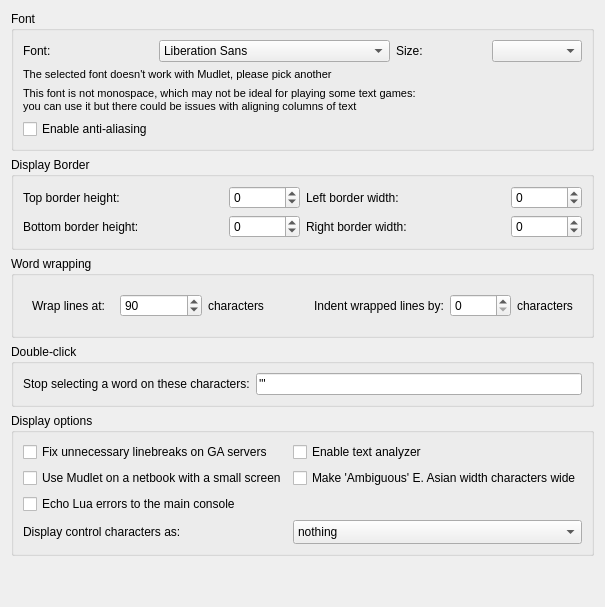
     <widget class="QWidget" name="tab_display">
      <property name="sizePolicy">
       <sizepolicy hsizetype="Expanding" vsizetype="Expanding">
        <horstretch>0</horstretch>
        <verstretch>0</verstretch>
       </sizepolicy>
      </property>
      <attribute name="title">
       <string>Main display</string>
      </attribute>
      <layout class="QVBoxLayout" name="vBoxLayout_tab_display">
       <item>
        <widget class="QGroupBox" name="groupBox_font">
         <property name="sizePolicy">
          <sizepolicy hsizetype="Preferred" vsizetype="Preferred">
           <horstretch>0</horstretch>
           <verstretch>0</verstretch>
          </sizepolicy>
         </property>
         <property name="title">
          <string>Font</string>
         </property>
         <layout class="QGridLayout" name="gridLayout_groupBox_font">
          <item row="0" column="0">
           <widget class="QLabel" name="label_30">
            <property name="text">
             <string>Font:</string>
            </property>
           </widget>
          </item>
          <item row="0" column="1">
           <widget class="QFontComboBox" name="fontComboBox">
            <property name="sizePolicy">
             <sizepolicy hsizetype="Preferred" vsizetype="Fixed">
              <horstretch>0</horstretch>
              <verstretch>0</verstretch>
             </sizepolicy>
            </property>
            <property name="editable">
             <bool>false</bool>
            </property>
            <property name="maxVisibleItems">
             <number>20</number>
            </property>
           </widget>
          </item>
          <item row="0" column="2">
           <widget class="QLabel" name="label_35">
            <property name="text">
             <string>Size:</string>
            </property>
           </widget>
          </item>
          <item row="0" column="3">
           <widget class="QComboBox" name="fontSize"/>
          </item>
          <item row="1" column="0" colspan="2">
           <widget class="QLabel" name="label_invalidFontError">
            <property name="font">
             <font>
              <pointsize>8</pointsize>
             </font>
            </property>
            <property name="text">
             <string>The selected font doesn't work with Mudlet, please pick another</string>
            </property>
           </widget>
          </item>
          <item row="2" column="0" colspan="4">
           <widget class="QLabel" name="label_variableWidthFontWarning">
            <property name="font">
             <font>
              <pointsize>8</pointsize>
             </font>
            </property>
            <property name="text">
             <string comment="Note that this text is split into two lines so that the message is not too wide in English, please do the same for other locales where the text is the same or longer">This font is not monospace, which may not be ideal for playing some text games:
you can use it but there could be issues with aligning columns of text</string>
            </property>
           </widget>
          </item>
          <item row="3" column="0">
           <widget class="QCheckBox" name="mNoAntiAlias">
            <property name="toolTip">
             <string>Use anti aliasing on fonts. Smoothes fonts if you have a high screen resolution and you can use larger fonts. Note that on low resolutions and small font sizes, the font gets blurry. </string>
            </property>
            <property name="text">
             <string>Enable anti-aliasing</string>
            </property>
           </widget>
          </item>
         </layout>
        </widget>
       </item>
       <item>
        <widget class="QGroupBox" name="groupBox_borders">
         <property name="sizePolicy">
          <sizepolicy hsizetype="Preferred" vsizetype="Preferred">
           <horstretch>0</horstretch>
           <verstretch>0</verstretch>
          </sizepolicy>
         </property>
         <property name="title">
          <string>Display Border</string>
         </property>
         <layout class="QGridLayout" name="gridLayout_groupBox_borders">
          <item row="0" column="0">
           <widget class="QLabel" name="label_26">
            <property name="sizePolicy">
             <sizepolicy hsizetype="Expanding" vsizetype="Preferred">
              <horstretch>0</horstretch>
              <verstretch>0</verstretch>
             </sizepolicy>
            </property>
            <property name="maximumSize">
             <size>
              <width>200</width>
              <height>16777215</height>
             </size>
            </property>
            <property name="toolTip">
             <string>&lt;p&gt;Extra space to have before text on top - can be set to negative to move text up beyond the screen&lt;/p&gt;</string>
            </property>
            <property name="text">
             <string>Top border height:</string>
            </property>
           </widget>
          </item>
          <item row="0" column="1">
           <widget class="QSpinBox" name="topBorderHeight">
            <property name="sizePolicy">
             <sizepolicy hsizetype="Preferred" vsizetype="Preferred">
              <horstretch>0</horstretch>
              <verstretch>0</verstretch>
             </sizepolicy>
            </property>
            <property name="toolTip">
             <string>&lt;p&gt;Extra space to have before text on top - can be set to negative to move text up beyond the screen&lt;/p&gt;</string>
            </property>
            <property name="minimum">
             <number>-1000000</number>
            </property>
            <property name="maximum">
             <number>1000000</number>
            </property>
            <property name="value">
             <number>0</number>
            </property>
           </widget>
          </item>
          <item row="0" column="2">
           <widget class="QLabel" name="label_29">
            <property name="sizePolicy">
             <sizepolicy hsizetype="Expanding" vsizetype="Preferred">
              <horstretch>0</horstretch>
              <verstretch>0</verstretch>
             </sizepolicy>
            </property>
            <property name="maximumSize">
             <size>
              <width>200</width>
              <height>16777215</height>
             </size>
            </property>
            <property name="toolTip">
             <string>&lt;p&gt;Extra space to have before text on the left - can be set to negative to move text left beyond the screen&lt;/p&gt;</string>
            </property>
            <property name="text">
             <string>Left border width:</string>
            </property>
           </widget>
          </item>
          <item row="0" column="3">
           <widget class="QSpinBox" name="leftBorderWidth">
            <property name="sizePolicy">
             <sizepolicy hsizetype="Preferred" vsizetype="Preferred">
              <horstretch>0</horstretch>
              <verstretch>0</verstretch>
             </sizepolicy>
            </property>
            <property name="toolTip">
             <string>&lt;p&gt;Extra space to have before text on the left - can be set to negative to move text left beyond the screen&lt;/p&gt;</string>
            </property>
            <property name="minimum">
             <number>-1000000</number>
            </property>
            <property name="maximum">
             <number>1000000</number>
            </property>
            <property name="value">
             <number>0</number>
            </property>
           </widget>
          </item>
          <item row="1" column="0">
           <widget class="QLabel" name="label_27">
            <property name="sizePolicy">
             <sizepolicy hsizetype="Expanding" vsizetype="Preferred">
              <horstretch>0</horstretch>
              <verstretch>0</verstretch>
             </sizepolicy>
            </property>
            <property name="maximumSize">
             <size>
              <width>200</width>
              <height>16777215</height>
             </size>
            </property>
            <property name="toolTip">
             <string>&lt;p&gt;Extra space to have before text on the bottom - can be set to negative to allow text to go down beyond the screen&lt;/p&gt;</string>
            </property>
            <property name="text">
             <string>Bottom border height:</string>
            </property>
           </widget>
          </item>
          <item row="1" column="1">
           <widget class="QSpinBox" name="bottomBorderHeight">
            <property name="sizePolicy">
             <sizepolicy hsizetype="Preferred" vsizetype="Preferred">
              <horstretch>0</horstretch>
              <verstretch>0</verstretch>
             </sizepolicy>
            </property>
            <property name="toolTip">
             <string>&lt;p&gt;Extra space to have before text on the bottom - can be set to negative to allow text to go down beyond the screen&lt;/p&gt;</string>
            </property>
            <property name="minimum">
             <number>-1000000</number>
            </property>
            <property name="maximum">
             <number>1000000</number>
            </property>
            <property name="value">
             <number>0</number>
            </property>
           </widget>
          </item>
          <item row="1" column="2">
           <widget class="QLabel" name="label_28">
            <property name="sizePolicy">
             <sizepolicy hsizetype="Expanding" vsizetype="Preferred">
              <horstretch>0</horstretch>
              <verstretch>0</verstretch>
             </sizepolicy>
            </property>
            <property name="maximumSize">
             <size>
              <width>200</width>
              <height>16777215</height>
             </size>
            </property>
            <property name="toolTip">
             <string>&lt;p&gt;Extra space to have before text on the right - can be set to negative to move text right beyond the screen&lt;/p&gt;</string>
            </property>
            <property name="text">
             <string>Right border width:</string>
            </property>
           </widget>
          </item>
          <item row="1" column="3">
           <widget class="QSpinBox" name="rightBorderWidth">
            <property name="sizePolicy">
             <sizepolicy hsizetype="Preferred" vsizetype="Preferred">
              <horstretch>0</horstretch>
              <verstretch>0</verstretch>
             </sizepolicy>
            </property>
            <property name="toolTip">
             <string>&lt;p&gt;Extra space to have before text on the right - can be set to negative to move text right beyond the screen&lt;/p&gt;</string>
            </property>
            <property name="minimum">
             <number>-1000000</number>
            </property>
            <property name="maximum">
             <number>1000000</number>
            </property>
            <property name="value">
             <number>0</number>
            </property>
           </widget>
          </item>
         </layout>
        </widget>
       </item>
       <item>
        <widget class="QGroupBox" name="groupBox_wrapping">
         <property name="sizePolicy">
          <sizepolicy hsizetype="Preferred" vsizetype="Preferred">
           <horstretch>0</horstretch>
           <verstretch>0</verstretch>
          </sizepolicy>
         </property>
         <property name="layoutDirection">
          <enum>Qt::LeftToRight</enum>
         </property>
         <property name="title">
          <string>Word wrapping</string>
         </property>
         <layout class="QHBoxLayout" name="horizontalLayout_groupBox_wrapping">
          <item>
           <widget class="QFrame" name="frame_wrap_at">
            <property name="frameShape">
             <enum>QFrame::NoFrame</enum>
            </property>
            <layout class="QHBoxLayout" name="horizontalLayout_frame_wrap_at">
             <item>
              <widget class="QLabel" name="label_wrap_at_spinBox">
               <property name="sizePolicy">
                <sizepolicy hsizetype="Preferred" vsizetype="Preferred">
                 <horstretch>0</horstretch>
                 <verstretch>0</verstretch>
                </sizepolicy>
               </property>
               <property name="maximumSize">
                <size>
                 <width>200</width>
                 <height>16777215</height>
                </size>
               </property>
               <property name="text">
                <string>Wrap lines at:</string>
               </property>
              </widget>
             </item>
             <item>
              <widget class="QSpinBox" name="wrap_at_spinBox">
               <property name="minimum">
                <number>1</number>
               </property>
               <property name="maximum">
                <number>999999</number>
               </property>
               <property name="value">
                <number>90</number>
               </property>
              </widget>
             </item>
             <item>
              <widget class="QLabel" name="label_23">
               <property name="text">
                <string>characters</string>
               </property>
              </widget>
             </item>
            </layout>
           </widget>
          </item>
          <item>
           <widget class="QFrame" name="frame_indent_wrapped">
            <property name="frameShape">
             <enum>QFrame::NoFrame</enum>
            </property>
            <layout class="QHBoxLayout" name="horizontalLayout_frame_indent_wrapped">
             <item>
              <widget class="QLabel" name="label_indent_wrapped_spinBox">
               <property name="sizePolicy">
                <sizepolicy hsizetype="Preferred" vsizetype="Preferred">
                 <horstretch>0</horstretch>
                 <verstretch>0</verstretch>
                </sizepolicy>
               </property>
               <property name="maximumSize">
                <size>
                 <width>200</width>
                 <height>16777215</height>
                </size>
               </property>
               <property name="text">
                <string>Indent wrapped lines by:</string>
               </property>
              </widget>
             </item>
             <item>
              <widget class="QSpinBox" name="indent_wrapped_spinBox">
               <property name="minimum">
                <number>0</number>
               </property>
               <property name="maximum">
                <number>99999</number>
               </property>
               <property name="value">
                <number>0</number>
               </property>
              </widget>
             </item>
             <item>
              <widget class="QLabel" name="label_25">
               <property name="text">
                <string>characters</string>
               </property>
              </widget>
             </item>
            </layout>
           </widget>
          </item>
         </layout>
        </widget>
       </item>
       <item>
        <widget class="QGroupBox" name="groupBox_doubleClick">
         <property name="title">
          <string>Double-click</string>
         </property>
         <layout class="QHBoxLayout" name="horizontalLayout_doubleclick_ignore">
          <item>
           <widget class="QLabel" name="doubleclick_ignore_label">
            <property name="text">
             <string>Stop selecting a word on these characters:</string>
            </property>
           </widget>
          </item>
          <item>
           <widget class="QLineEdit" name="doubleclick_ignore_lineedit">
            <property name="toolTip">
             <string>&lt;p&gt;Enter the characters you'd like double-clicking to stop selecting text on here. If you don't enter any, double-clicking on a word will only stop at a space, and will include characters like a double or a single quote. For example, double-clicking on the word &lt;span style=" font-style:italic;"&gt;Hello&lt;/span&gt; in the following will select &lt;span style=" font-style:italic;"&gt;&amp;quot;&lt;/span&gt;&lt;span style=" font-style:italic;"&gt;Hello!&amp;quot;&lt;/span&gt;&lt;/p&gt;&lt;p&gt;You say, &lt;span style=" font-weight:600;"&gt;&amp;quot;Hello!&amp;quot;&lt;/span&gt;&lt;/p&gt;&lt;p&gt;If you set the characters in the field to &lt;span style=" font-weight:600;"&gt;'&amp;quot;! &lt;/span&gt;which will mean it should stop selecting on ' &lt;span style=" font-style:italic;"&gt;or&lt;/span&gt; &amp;quot; &lt;span style=" font-style:italic;"&gt;or&lt;/span&gt; ! then double-clicking on &lt;span style=" font-style:italic;"&gt;Hello&lt;/span&gt; will just select &lt;span style=" font-style:italic;"&gt;Hello&lt;/span&gt;&lt;/p&gt;&lt;p&gt;You say, &amp;quot;&lt;span style=" font-weight:600;"&gt;Hello&lt;/span&gt;!&amp;quot;&lt;/p&gt;</string>
            </property>
            <property name="text">
             <string>'"</string>
            </property>
            <property name="placeholderText">
             <string>(characters to ignore in selection, for example ' or ")</string>
            </property>
           </widget>
          </item>
         </layout>
        </widget>
       </item>
       <item>
        <widget class="QGroupBox" name="groupBox_displayOptions">
         <property name="title">
          <string>Display options</string>
         </property>
         <layout class="QGridLayout" name="gridLayout_groupBox_displayOptions">
          <item row="0" column="0">
           <widget class="QCheckBox" name="checkBox_USE_IRE_DRIVER_BUGFIX">
            <property name="toolTip">
             <string>&lt;p&gt;Some games (notably all IRE MUDs) suffer from a bug where they don't properly communicate with the client on where a newline should be. Enable this to fix text from getting appended to the previous prompt line.&lt;/p&gt;</string>
            </property>
            <property name="text">
             <string>Fix unnecessary linebreaks on GA servers</string>
            </property>
           </widget>
          </item>
          <item row="0" column="1">
           <widget class="QCheckBox" name="checkBox_enableTextAnalyzer">
            <property name="text">
             <string>Enable text analyzer</string>
            </property>
           </widget>
          </item>
          <item row="1" column="0">
           <widget class="QCheckBox" name="checkBox_USE_SMALL_SCREEN">
            <property name="toolTip">
             <string>&lt;p&gt;Select this option for better compatibility if you are using a netbook, or some other computer model that has a small screen.&lt;/p&gt;</string>
            </property>
            <property name="text">
             <string>Use Mudlet on a netbook with a small screen</string>
            </property>
           </widget>
          </item>
          <item row="1" column="1">
           <widget class="QCheckBox" name="checkBox_useWideAmbiguousEastAsianGlyphs">
            <property name="text">
             <string>Make 'Ambiguous' E. Asian width characters wide</string>
            </property>
            <property name="tristate">
             <bool>true</bool>
            </property>
           </widget>
          </item>
          <item row="2" column="0">
           <widget class="QCheckBox" name="checkBox_echoLuaErrors">
            <property name="toolTip">
             <string>&lt;p&gt;Prints Lua errors to the main console in addition to the error tab in the editor.&lt;/p&gt;</string>
            </property>
            <property name="text">
             <string>Echo Lua errors to the main console</string>
            </property>
           </widget>
          </item>
          <item row="3" column="0">
           <widget class="QLabel" name="label_controlCharacterHandling">
            <property name="text">
             <string>Display control characters as:</string>
            </property>
           </widget>
          </item>
          <item row="3" column="1">
           <widget class="QComboBox" name="comboBox_controlCharacterHandling">
            <property name="currentIndex">
             <number>0</number>
            </property>
            <property name="sizeAdjustPolicy">
             <enum>QComboBox::AdjustToMinimumContentsLengthWithIcon</enum>
            </property>
            <item>
             <property name="text">
              <string>nothing</string>
             </property>
            </item>
            <item>
             <property name="text">
              <string>Unicode Control Pictures</string>
             </property>
            </item>
            <item>
             <property name="text">
              <string>CP437 (OEM Font)- like</string>
             </property>
            </item>
           </widget>
          </item>
         </layout>
        </widget>
       </item>
       <item>
        <spacer name="verticalSpacer_mainDisplay">
         <property name="orientation">
          <enum>Qt::Vertical</enum>
         </property>
         <property name="sizeHint" stdset="0">
          <size>
           <width>20</width>
           <height>40</height>
          </size>
         </property>
        </spacer>
       </item>
      </layout>
     </widget>
